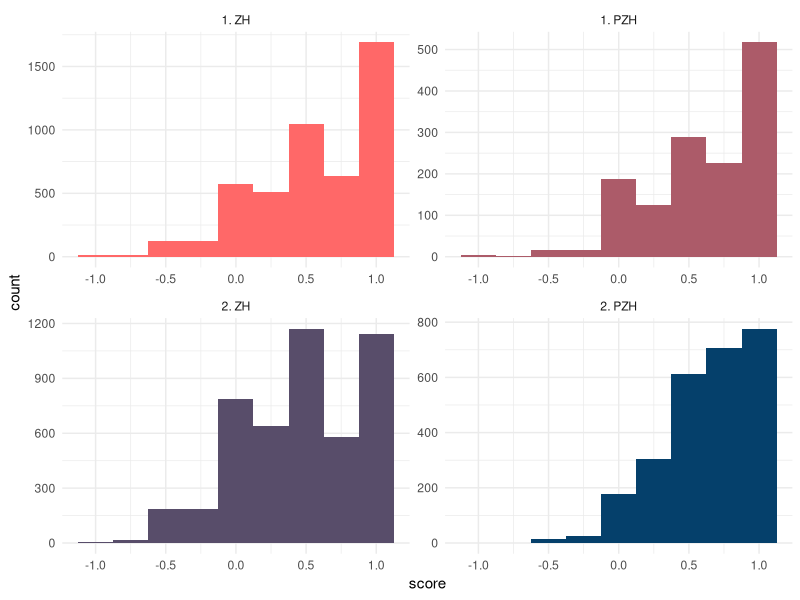
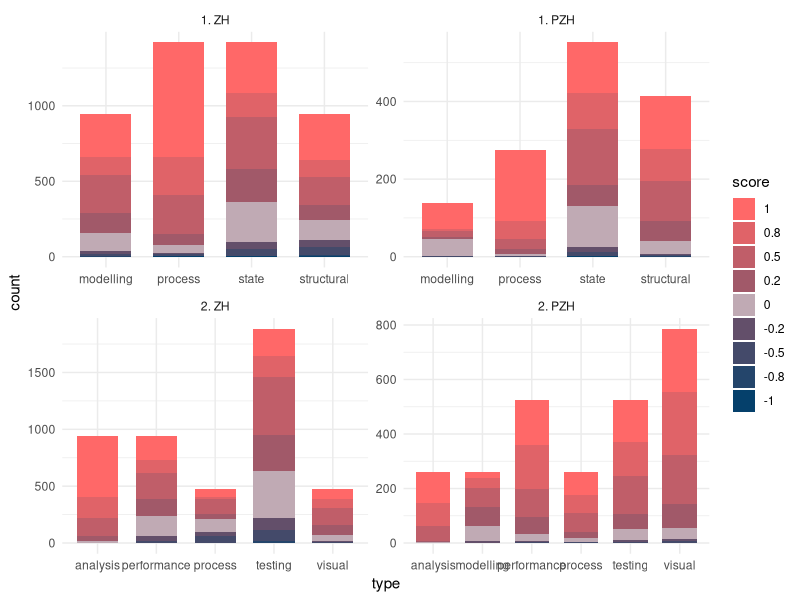
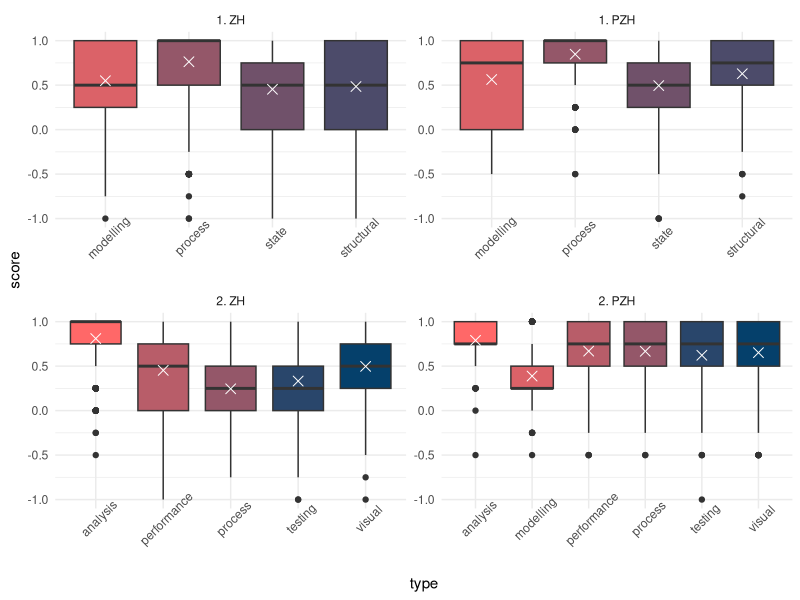

The R source for these figures, in order: (Note: this script raises an error after producing the figures.)
## ---- chunk 1
library(tidyverse)
library(plyr)
#rewrite to your working directory
setwd("D:\\Adam\\Szakdolgozat\\_Gitre\\ReMo_data_analysis\\data_tests")

theme_set(theme_minimal(base_size = 11)) 
myGradient_1 = c("#ff6868","#05406b")
myGradient_2 = c("#35bfc6","#c6355e")
## ---- chunk 2
zh_1 <- as.data.frame(unclass(read_csv2("zh-1.csv")))
zh_2 <- as.data.frame(unclass(read_csv2("zh-2.csv")))
zh_3 <- as.data.frame(unclass(read_csv2("zh-3.csv")))
zh_4 <- as.data.frame(unclass(read_csv2("zh-4.csv")))

zh_all <- as.data.frame(unclass(read_csv2("zh-all.csv")))

zh_1_answers <- as.data.frame(unclass(read_csv2("zh-1-answers.csv")))
zh_2_answers <- as.data.frame(unclass(read_csv2("zh-2-answers.csv")))
zh_3_answers <- as.data.frame(unclass(read_csv2("zh-3-answers.csv")))
zh_4_answers <- as.data.frame(unclass(read_csv2("zh-4-answers.csv")))

zh_all_answers <- as.data.frame(unclass(read_csv2("zh-all-answers.csv")))
zh_all_answers$test_id <- as.factor(zh_all_answers$test_id)
zh_all_answers$type <- as.factor(zh_all_answers$type)
zh_all_answers$subtype <- as.factor(zh_all_answers$subtype)

#assigning meaningful names to test id numbers
zh_all_answers$test_name = mapvalues(zh_all_answers$test_id, from = c("1","2","3","4"),to = c("1. ZH","2. ZH","1. PZH","2. PZH"))

#reordering factor levels for visualization
zh_all_answers$test_name = factor(zh_all_answers$test_name, levels = c("1. ZH","1. PZH","2. ZH","2. PZH"))

#assigning meaningful names to test id numbers
zh_all$test_name = mapvalues(zh_all$test_id, from = c("1","2","3","4"),to = c("1. ZH","2. ZH","1. PZH","2. PZH"))

#reordering factor levels for visualization
zh_all$test_name = factor(zh_all$test_name, levels = c("1. ZH","1. PZH","2. ZH","2. PZH"))
## ---- chunk 3
#basis of function written by Natália Novák
makeGradient <- function(vec, palette_of_two, highlight = FALSE) {
  
  # ha nem értelmezhető adatokat kapunk, nem módosít semmit
  if (class(vec)=="factor" || class(vec)=="character") {
    return();
  }
  
  # ismétlődő elemek kiszűrése
  vec <- unique(vec)
  vec <- sort(vec, decreasing = FALSE)
  
  c1 <- col2rgb(palette_of_two[1], alpha = FALSE)
  c2 <- col2rgb(palette_of_two[2], alpha = FALSE)
  
  # skálázás
  r <- integer(0)
  g <- integer(0)
  b <- integer(0)
  j = 0
  for (i in vec) {
    i = (i-min(vec))/(max(vec)-min(vec))
    j = j+1
    r[j] <- round(c1[1] + i*(c2[1]-c1[1]), 0)
    g[j] <- round(c1[2] + i*(c2[2]-c1[2]), 0)
    b[j] <- round(c1[3] + i*(c2[3]-c1[3]), 0)
  }
  
  if (length(vec) > 2 && highlight) {
    midIndex = ceiling(length(vec)/2)
    r[midIndex] = round((r[midIndex] + 255) / 2)
    g[midIndex] = round((g[midIndex] + 255) / 2)
    b[midIndex] = round((b[midIndex] + 255) / 2)
  }
  
  # legyen minden hexa
  r <- format(as.hexmode(r), width=2)
  g <- format(as.hexmode(g), width=2)
  b <- format(as.hexmode(b), width=2)
  
  hex <- data.frame(r, g, b)
  
  # legyen n darab hex stringünk
  cols <- character(0)
  j <- 0
  while (j <= length(vec)) {
    j <- j + 1;
    cols <- c(cols, paste('#', hex[j,1], hex[j,2], hex[j,3], sep = ""))
  }
  
  return(cols)
}
## ---- chunk 4
zh_all_answers %>%
    ggplot(aes(score, fill=test_name)) +
    geom_histogram(binwidth = 0.25) +
    facet_wrap(~test_name, ncol = 2, scales = "free") +
    guides(fill=FALSE) +
    scale_fill_manual(values = makeGradient(
      as.numeric(1:length(levels(zh_all_answers$test_name))), myGradient_1))
## ---- chunk 5
zh_all_answers %>%
    ggplot(aes(x =type,
               fill = forcats::fct_rev(as.factor(round(score,1))))) +
    geom_bar(width = 0.7) +
    
    labs(fill = "score") +
    facet_wrap(~test_name, scales = "free") +
 # coord_flip() +
    scale_fill_manual(values = makeGradient(zh_all_answers$score, myGradient_1, TRUE))
## ---- chunk 6
zh_all_answers %>%
    ggplot(aes(x =type, y = score)) +
    geom_boxplot(aes(fill = type)) +
    # geom_boxplot(aes(fill = as.factor(as.numeric(as.character(test_id)) %% 2)))
    facet_wrap(~test_name, scales = "free") +
    guides(fill = FALSE) + 
    stat_summary(fun.y=mean, colour="white", geom="point", 
               shape=4, size=3,show.legend = FALSE) +
    theme(axis.text.x = element_text(angle=45)) +
    scale_fill_manual(values = makeGradient(
      1:length(levels(as.factor(zh_all_answers$type))), myGradient_1))
## ---- chunk 7

zh_all_answers %>%
    ggplot() +
    geom_bar(aes(question_id,
                 fill = forcats::fct_rev(as.factor(round(score,1))),
                 alpha =! empty)) +
    labs(fill = "Score", alpha = "Answered") + 
    facet_wrap(~test_name, ncol = 2, scales = "free") +
    scale_fill_manual(values = makeGradient(zh_all_answers$score,
                                            myGradient_1))
## ---- chunk 8
zh_all_answers %>%
    ggplot() +
    geom_boxplot(aes(subtype, score, fill=(subtype)),outlier.size=0.5) +
    labs(fill = "score") +
    geom_hline(yintercept = 0, color = "grey", size = 0.5) + 
    geom_hline(yintercept = -1, color = "grey", size = 0.5) + 
    geom_hline(yintercept = 1, color = "grey", size = 0.5) + 
    coord_flip() +
    guides(fill = FALSE) + 
    facet_grid(~type ~test_name, scales = "free") +
    scale_fill_manual(values = makeGradient(1:length(levels(zh_all_answers$subtype)),
                                            myGradient_1)) +
    theme(axis.ticks.x = element_blank(),
          axis.text.x=element_blank(), 
          axis.title.x = element_blank())

## ---- chunk 9
zh_all %>%
    ggplot(aes(Prereq_score, fill=Prereq_passed)) +
    geom_histogram(binwidth = 0.25) +
    facet_wrap(~test_name, ncol = 2, scales = "free_y") +
    scale_fill_manual(values = makeGradient(
      as.numeric(1:length(levels(zh_all$Prereq_passed))), myGradient_1))
## ---- chunk 10
zh_all %>%
    ggplot(aes(Sum, fill=(Sum >= 14))) +
    geom_histogram(binwidth = 2) +
    labs(fill = "Passed") + 
    facet_wrap(~test_name, ncol = 2) +
    scale_fill_manual(values = makeGradient(
      as.numeric(1:length(levels(zh_all$Prereq_passed))), rev(myGradient_1)))
## ---- chunk 11
zh_all %>%
    ggplot(aes(x = Prereq_score)) +
    facet_wrap(~test_name, ncol = 2) +
    labs(color = "group") + 
    geom_vline(xintercept = mean(filter(zh_all, zh_all$Group == 1)$Prereq_score), color = myGradient_1[1]) +
    geom_vline(xintercept = mean(filter(zh_all, zh_all$Group == 2)$Prereq_score), color = myGradient_1[2]) +
    geom_line(aes(y = ..count..,color = as.character(Group)),
              stat="bin", binwidth=0.5, size = 1)
## ---- chunk 12
zh_all %>%
    ggplot(aes(Prereq_score, Sum)) +
    geom_point(alpha=0.2, aes(color=(Sum >= 14))) +
    labs(color = "Passed") + 
    facet_wrap(~test_name, ncol = 2) +
    scale_color_manual(values = rev(myGradient_1))
## ---- chunk 13
zh_all %>%
    filter(Prereq_passed == "GO") %>%
    ggplot(aes(Prereq_score, Sum)) +
    geom_point(alpha=0.3, size = 2, aes(color=(Sum >= 14))) +
    labs(color = "Passed") + 
    facet_wrap(~test_name, ncol = 2) +
    geom_smooth(color=myGradient_1[1], aes(Prereq_score, Sum)) +
    scale_color_manual(values = rev(myGradient_1))
## ---- chunk 14
zh_all %>%
    filter(Prereq_passed == "GO") %>%
    ggplot(aes(as.character(Prereq_score), Sum, fill=as.character(Prereq_score))) +
    geom_boxplot() +
    labs(x = "Prereq_score") + 
    theme(axis.text.x = element_blank()) +
    guides(fill = FALSE) + 
    facet_wrap(~test_name, ncol = 2) +
    scale_fill_manual(values = makeGradient(
      filter(zh_all, zh_all$Sum >= 14)$Prereq_score, rev(myGradient_1)))
## ---- chunk 15
zh_all_answers %>%
    ggplot(aes(x = question_id, y = score)) +
    facet_wrap(~test_id, ncol = 2) +
    labs(color = "group") + 
    geom_smooth(aes(color = as.character(group_id)),
              size = 1)
## ---- chunk 16
#rewrite to your working directory
setwd("D:\\Adam\\Szakdolgozat\\_Gitre\\ReMo_data_analysis")
